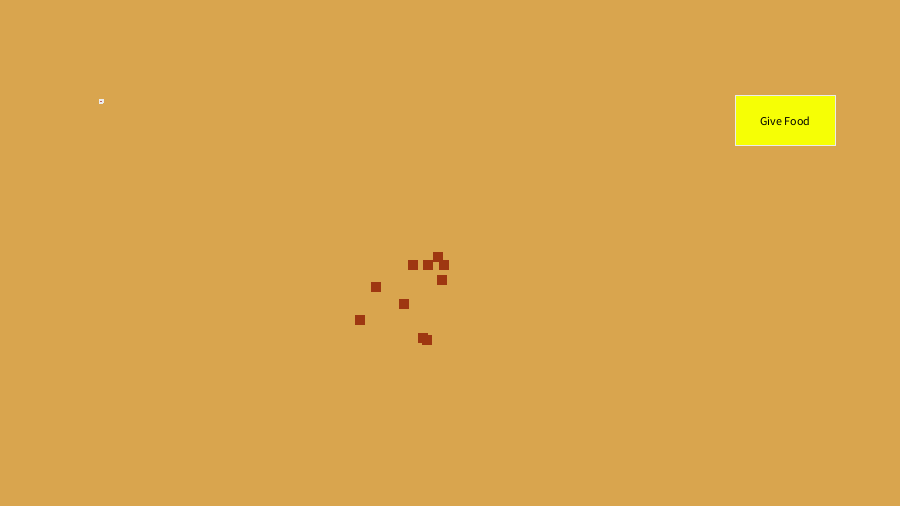
Frame 1 (no input)
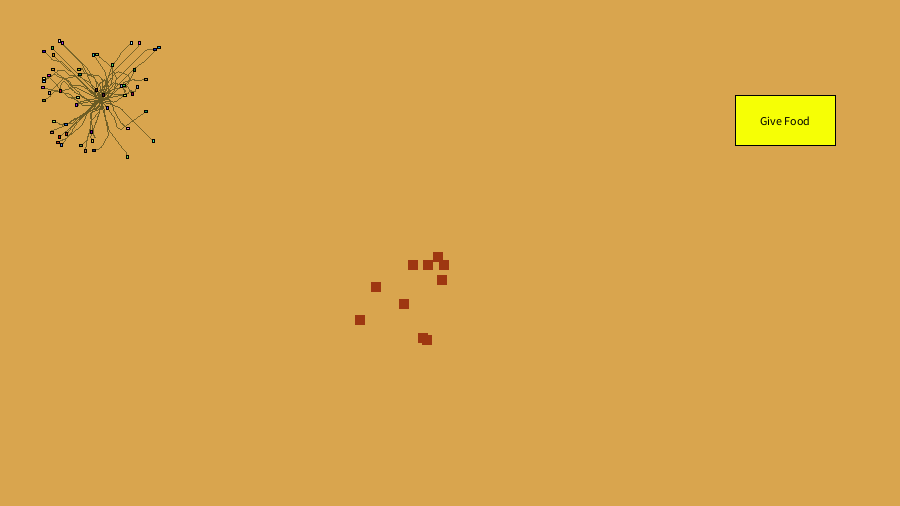
Frame 60 (the mouse pressed at the canvas centre just before this capture)
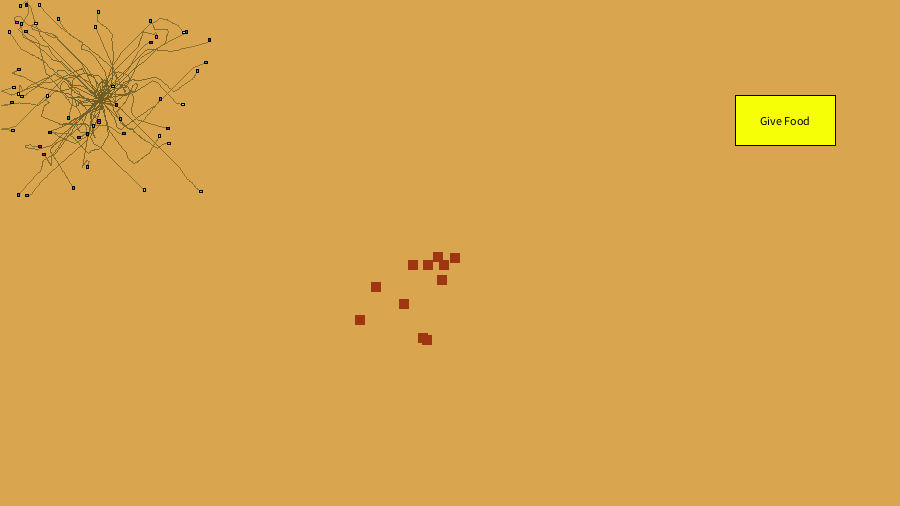
Frame 120 (the mouse held since frame 60 and released just before this capture)

The Processing sketch that drew these frames (run headless with seeded random() and noise(); from frame 60 on, the mouse is pressed at the canvas centre):

// Processing sketch: processing_114830
// ── processing_114830.pde

/* OpenProcessing Tweak of *@*http://www.openprocessing.org/sketch/15109*@* */
/* !do not delete the line above, required for linking your tweak if you re-upload */
/*
  (CC) 2010 Forrest Oliphant, http://sembiki.com/
 This work is licensed under a Creative Commons Attribution-ShareAlike 3.0 Unported License
 http://creativecommons.org/licenses/by-sa/3.0/
 EDITING BY SABRINA AZAD
 */

int DIRT_R = 217;
int DIRT_G = 165;
int DIRT_B = 78;
color DIRT_COLOR = color(DIRT_R, DIRT_G, DIRT_B);
color FOOD_COLOR = color(158, 55, 17);
int HOME_R = 96;
int HOME_G = 85;
int HOME_B = 33;
//color PHER_HOME_COLOR = color(HOME_R, HOME_G, HOME_B);
int FOOD_R = 255;
int FOOD_G = 255;
int FOOD_B = 255;
//color PHER_FOOD_COLOR = color(FOOD_R, FOOD_G, FOOD_B);
int switchCounter;

Colony col;
Food food;
Map pherHome;
Map pherFood;
Button switchToggle; 


void setup() {
  size(900, 506);
  background(DIRT_COLOR);
  noStroke();
  //smooth();

  pherHome = new Map(width, height);
  pherFood = new Map(width, height);
  col = new Colony(100, 100, 50, pherHome, pherFood);
  food = new Food(width, height);
  switchToggle = new Button(785, 120, 100, 50, "Give Food");
  
  // Sprinkle some crumbs around
  for (int i=0; i<10; i++) {
    food.addFood(400+int(random(-50, 50)), 300+int(random(-50, 50)));
  }
}

void draw() {
  // Clear bg
  //background(DIRT_COLOR);

  // Add food
  if (mousePressed && switchToggle.says("Give Food")) {
    food.addFood(mouseX, mouseY);
  }

  loadPixels();
  for (int i=0; i<pherHome.length; i++) {
    color pixelColor;
    if (food.getValue(i)) {
      // Draw food
      pixelColor = FOOD_COLOR;
    } 
    else {
      // Draw pheromones
      // I found the direct math to be faster than blendColor()
      float pixelAlpha = pherHome.getPercentage(i);
      int pixel_r = int(HOME_R * pixelAlpha + DIRT_R * (1-pixelAlpha));
      int pixel_g = int(HOME_G * pixelAlpha + DIRT_G * (1-pixelAlpha));
      int pixel_b = int(HOME_B * pixelAlpha + DIRT_B * (1-pixelAlpha));
      
      pixelAlpha = pherFood.getPercentage(i);
      pixel_r = int(FOOD_R * pixelAlpha + pixel_r * (1-pixelAlpha));
      pixel_g = int(FOOD_G * pixelAlpha + pixel_g * (1-pixelAlpha));
      pixel_b = int(FOOD_B * pixelAlpha + pixel_b * (1-pixelAlpha));
      
      // Using bitwise color math instead of color() on the following line
      // upped the framerate from 43 to 58 on my computer
      //pixelColor = color(pixel_r, pixel_g, pixel_b);
      pixelColor = pixel_r << 16 | pixel_g << 8 | pixel_b;
    }
    // Set
    pixels[i] = pixelColor;
  }
  updatePixels();

  // Draw ants
  for (int i = 0; i < col.ants.length; i++) { 
    Ant thisAnt = col.ants[i];
    fill(col.ants[i].antCol); 
    thisAnt.step(); 

    int thisXi = thisAnt.intX;
    int thisYi = thisAnt.intY;
    float thisXf = thisAnt.x;
    float thisYf = thisAnt.y; 
    
    if (mousePressed && switchToggle.says("KILL ALL Ants"))
    {         
      thisAnt.x = 9999;
      thisAnt.y = 9999;
    }

    // Kills all ants that eat the food, including those carrying food
    if (thisAnt.hasFood && FOOD_COLOR == color(0, 255, 0))
    {    
      thisAnt.x = 9999;
      thisAnt.y = 9999;

      if (thisXi>col.x-10 && thisXi<col.x+10 && thisYi>col.y-10 && thisYi<col.y+10) {
        // Close enough to home
        thisAnt.hasFood = false;
        thisAnt.homePher = 0;
      }
    }


    else if (thisAnt.hasFood) {
      fill(FOOD_COLOR); 
      if (thisXi>col.x-10 && thisXi<col.x+10 && thisYi>col.y-10 && thisYi<col.y+10) {
        // Close enough to home
        thisAnt.hasFood = false;
        thisAnt.homePher = 100;
      }
    }
    else if(food.getValue(thisXi, thisYi)) {
      thisAnt.hasFood = true;
      thisAnt.foodPher = 100;
      food.bite(thisXi, thisYi);
    }

    if (abs(thisAnt.dx) > abs(thisAnt.dy)) {
      // Horizontal ant
      rect(thisXf,thisYf,3,2);
    } else {
      // Vertical ant
      rect(thisXf,thisYf,2,3);
    }
  }

  // Evaporate
  pherHome.step();
  pherFood.step();

  // Debug
  //println(frameRate);
  //println(mouseX + " " + mouseY);

  switchToggle.display();

  // Burn ants
  if (switchToggle.says("KILL ALL Ants"))
  {
    // fill(255,0,0);  
 
  }
 
}
void mouseClicked()
{    
  if (switchToggle.contains(mouseX, mouseY))
  {
    switchCounter++;

    if (switchCounter == 1)
    {   
      switchToggle.setText("Blur Trail");
    }

    else if (switchCounter == 2)
    {
      switchToggle.setText("KILL ALL Ants");
    }

    else if (switchCounter > 2)
    {
      switchToggle.setText("Give Food");  
      switchCounter = 0;
    }
  }
}
  


void mouseDragged() {
  
   // Blur Trail
  if (switchToggle.says("Blur Trail"))
  {
     pherHome.blur(mouseX,mouseY);
     pherFood.blur(mouseX,mouseY); // white
  }
}    
  


class Ant {
  float dx = random(-1, 1);
  float dy = random(-1, 1);
  float x;
  float y;
  int intX;
  int intY;
  int lastX;
  int lastY;
  int homeX;
  int homeY;
  color antCol;
  boolean hasFood = false;

  float homePher = 100;
  float foodPher = 100;
  private float USE_RATE = .995;
  private float WANDER_CHANCE = .92;

  int bored = 0;

  Map homeMap;
  Map foodMap;

  Ant(int _x, int _y, Map _homePher, Map _foodMap) {
    intX = homeX = _x;
    intY = homeY = _y;
    x = float(_x);
    y = float(_y);
    homeMap = _homePher;
    foodMap = _foodMap;
    antCol = color(random(255),random(255),random(255));
    stroke(random(255));  
  }

  void step() {
    fill(this.antCol); 
    // Wander chance .1 
    if (random(1) > WANDER_CHANCE) dx += random(-1, 1);
    if (random(1) > WANDER_CHANCE) dy += random(-1, 1);
    if (random(1) > .99) bored += floor(random(15));
    
    if (bored>0) {
      // Ignore pheromones
      bored--;
    } else {
      // Sniff trails
      if (hasFood) {
        // Look for home 
        int[] direction = homeMap.getStrongest(intX, intY);
        dx += direction[0] * random(1.5);
        dy += direction[1] * random(1.5);
      }
      else
      {
        // Look for food 
        int[] direction = foodMap.getStrongest(intX, intY);
        dx += direction[0] * random(1.5);
        dy += direction[1] * random(1.5);
      }
    }
    // Bounding limits, bounce off of edge
    if (x<2) dx = 1;
    if (x>width-2) dx = -1;
    if (y<2) dy = 1;
    if (y>height-2) dy = -1;
    // Speed limit
    dx = Math.min(dx, 1);
    dx = Math.max(dx, -1);
    dy = Math.min(dy, 1);
    dy = Math.max(dy, -1);
    // Move
    x += dx;
    y += dy;
    intX = floor(x);
    intY = floor(y);

    // Only if ant has moved enough (to another pixel)
    if (lastX!=intX || lastY!=intY) {
      // Leave trails
      if (hasFood) {
        // Leave food pheromone trail
        foodPher = foodPher * USE_RATE;
        foodMap.setValue(intX, intY, foodPher);
      }
      else
      {
        // Leave home pheromone trail
        homePher = homePher * USE_RATE;
        homeMap.setValue(intX, intY, homePher);
      }
    }

    lastX = intX;
    lastY = intY;
  }
}

class Button {

  private int x, y, w, h;
  private String textB;

  Button(int _x, int _y, int _w, int _h, String _text) {
    x = _x;
    y = _y;
    w = _w;
    h = _h;
    textB = _text;
  }

  void display() {
    fill(246,255,5);
    rectMode(CENTER);
    rect(x, y, w, h);
    stroke(0);
    fill(0);
    textAlign(CENTER, CENTER);
    text(textB, x, y);
  }

  boolean contains(int _x, int _y) {
    if ( (_x >= x-w/2) && (_x <= x+w/2) && (_y >= y-h/2) && (_y <= y+h/2) )
      return true;
    else
      return false;
  }

  boolean says(String s) {
    return textB.equals(s) ? true : false;
  }

  void setText(String _t) {
    textB = _t;
  }
}

class Colony {

  Ant[] ants;
  int x;
  int y;

  Colony (int _x, int _y, int count, Map _pherHome, Map _pherFood) {
    ants = new Ant[count];
    x = _x;
    y = _y;
    for (int i = 0; i < count; i++) { 
      ants[i] = new Ant(x, y, _pherHome, _pherFood);
    }
  }
}

class Food {

  private boolean[] mapVals;
  public int length;
  private int mapW;
  private int mapH;
  
  // A boolean map
  Food (int w, int h) {
    mapW = w; 
    mapH = h;
    length = mapW*mapH;
    mapVals = new boolean[length];
    for (int i = 0; i < mapVals.length; i++) { 
      mapVals[i] = false;
    }
  }

  void addFood(int x, int y) {
    try {
      // 10x10 bit of food
      for (int i=x; i<mapW && i<x+10; i++) {
        for (int j=y; j<mapH && j<y+10; j++) {
          setValue(i, j, true);
        }
      }
    } 
    catch (Throwable t) {
    }
  }

  void setValue(int x, int y, boolean val) {
    try {
      mapVals[y * mapW + x] = val;
    } 
    catch (Throwable t) {
    }
  }

  void bite(int x, int y) {
    setValue(x-1, y-1, false);
    setValue(x-1, y, false);
    setValue(x-1, y+1, false);
    setValue(x, y-1, false);
    setValue(x, y, false);
    setValue(x, y+1, false);
    setValue(x+1, y-1, false);
    setValue(x+1, y, false);
    setValue(x+1, y+1, false);
  }
  
  boolean getValue(int index) {
    return mapVals[index];
  }
  
  boolean getValue(int x, int y) {
    try {
      return mapVals[y * mapW + x];
    } 
    catch (Throwable t) {
      // Off the map
      return false;
    }
  }

}

class Map {

  private float[] mapVals;
  public int length;
  private int mapW;
  private int mapH;

  private float MAX_VAL = 100;
  private float EVAPORATION_RATE = .999;
  
  float[][] matrix = {{
  .111, .111, .111
},{
  .111, .111, .111
},{
  .111, .111, .111
}};

  // A float map
  Map (int w, int h) {
    mapW = w; 
    mapH = h;
    length = mapW*mapH;
    mapVals = new float[length];
    for (int i = 0; i < mapVals.length; i++) { 
      mapVals[i] = 0.0;
    }
  }

  // Evaporate
  void step() {
    for (int i=0; i<mapVals.length; i++) {
      mapVals[i] = mapVals[i]*EVAPORATION_RATE;
    }
  }

  void setValue(int x, int y, float val) {
    try {
      int index = y * mapW + x;
      float oldVal = mapVals[index];
//      mapVals[index] = (oldVal + val)/2;
      if (val>oldVal) {
        mapVals[index] = val;
      }
    } 
    catch (Throwable t) {
    }
  }

  float getPercentage(int index) {
    return mapVals[index]/MAX_VAL;
  }

  float getValue(int index) {
    return mapVals[index];
  }

  float getValue(int x, int y) {
    try {
      return mapVals[y * mapW + x];
    } 
    catch (Throwable t) {
      // Off the map
      return -1;
    }
  }

  /**
   Returns a 2D vector of the strongest direction
   */
  int[] getStrongest(int x, int y) {
    float compare = 0;
    float strongestVal = 0;
    int[] strongest = {
      0, 0
    };

    compare = getValue(x-1, y-1); // up left
    if (compare > strongestVal) {
      strongest[0] = -1;
      strongest[1] = -1;
      strongestVal = compare;
    }
    compare = getValue(x, y-1); // up
    if (compare > strongestVal) {
      strongest[0] = 0;
      strongest[1] = -1;
      strongestVal = compare;
    }
    compare = getValue(x+1, y-1); // up right
    if (compare > strongestVal) {
      strongest[0] = 1;
      strongest[1] = -1;
      strongestVal = compare;
    }
    compare = getValue(x-1, y); // left
    if (compare > strongestVal) {
      strongest[0] = -1;
      strongest[1] = 0;
      strongestVal = compare;
    }
    compare = getValue(x+1, y); // right
    if (compare > strongestVal) {
      strongest[0] = 1;
      strongest[1] = 0;
      strongestVal = compare;
    }
    compare = getValue(x-1, y+1); // down left
    if (compare > strongestVal) {
      strongest[0] = -1;
      strongest[1] = 1;
      strongestVal = compare;
    }
    compare = getValue(x, y+1); // down
    if (compare > strongestVal) {
      strongest[0] = 0;
      strongest[1] = 1;
      strongestVal = compare;
    }
    compare = getValue(x+1, y+1); // down right
    if (compare > strongestVal) {
      strongest[0] = 1;
      strongest[1] = 1;
      strongestVal = compare;
    }

    return strongest;
  }
  void blur(int _x, int _y){
    int w = 20;
    int xstart = constrain(_x - w/2, 0, width);
    int ystart = constrain(_y - w/2, 0, height);
    int xend = constrain(_x + w/2, 0, width);
    int yend = constrain(_y + w/2, 0, height);
    int matSize = 3;
    ////loadPixels();

    // Begin our loop for every pixel in the smaller image
    for (int x = xstart; x < xend; x++) 
      for (int y = ystart; y < yend; y++ ) 
        setValue(x,y, convolve(x, y, matrix, matSize));
    ////updatePixels();
  }

  float convolve(int x, int y, float[][] matrix, int matSize)
  {
    float atotal = 0.0;
    for (int i = 0; i < matSize; i++)
      for (int j= 0; j < matSize; j++)
        atotal += (getValue(x-1+i, y-1+i) * matrix[i][j]);
    return atotal;
  }
}
